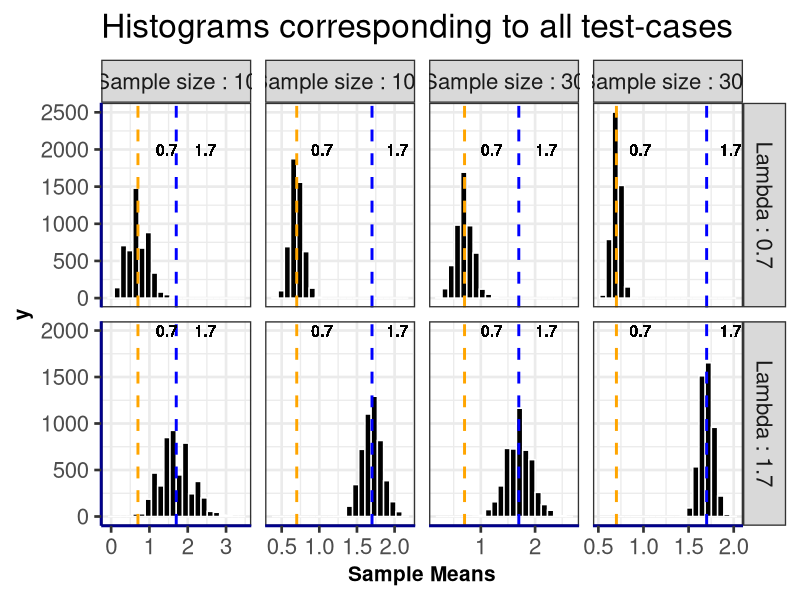
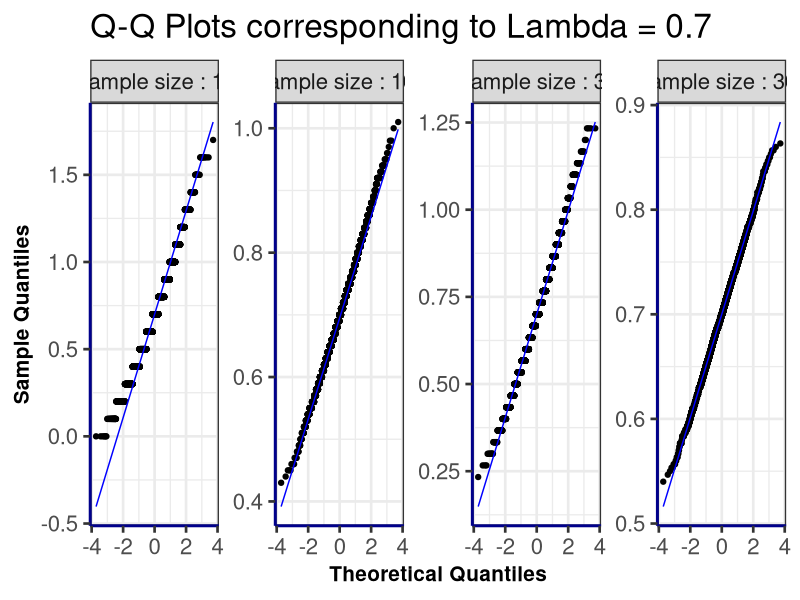
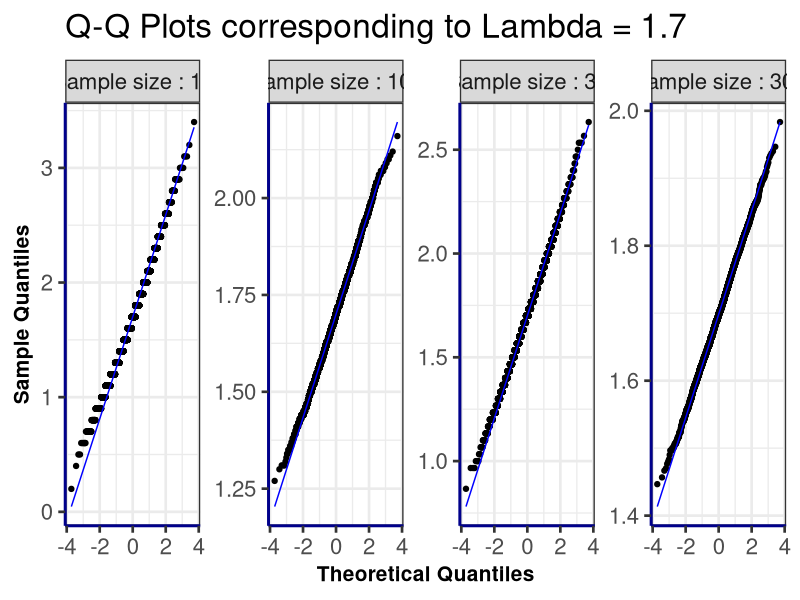
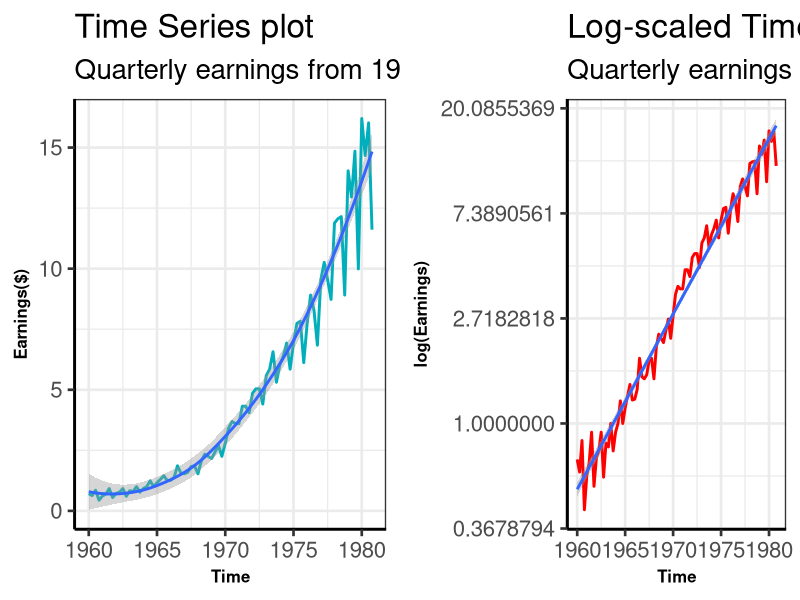
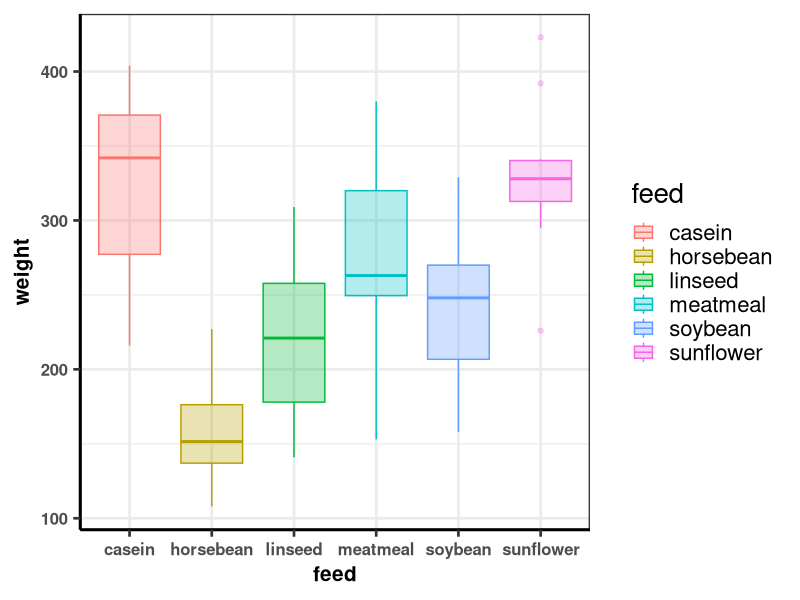
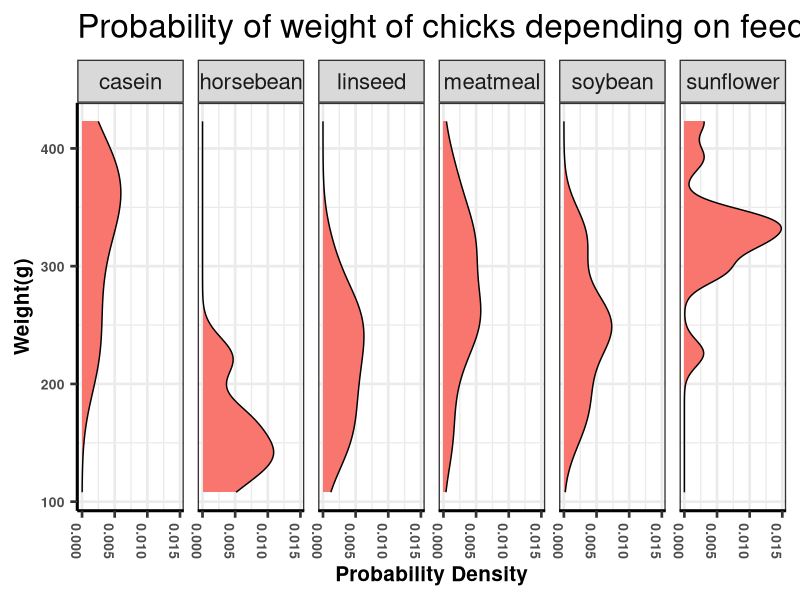
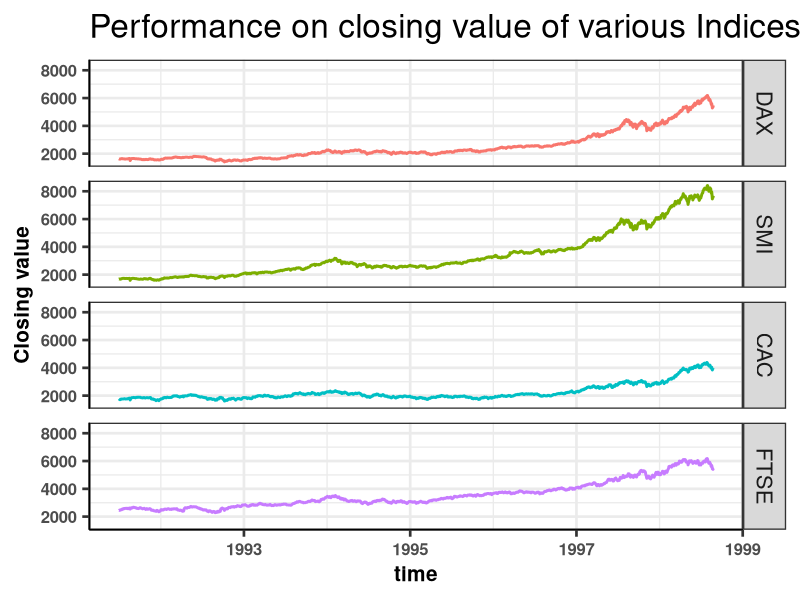
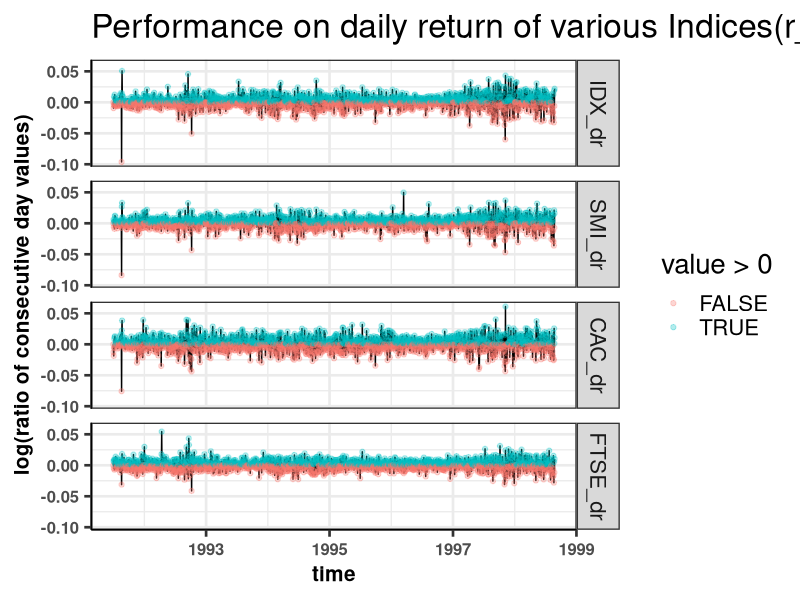

Recreate these plots in R, in order.
library(ggplot2)
library(gridExtra)
library(reshape2)
library(ggpubr)
theme_set(theme_bw())

###################################################

theme_set(theme_bw(20))

# creating empty dataframe
cumulative_df = data.frame(means = numeric(0), samp_size = character(0), lambda = character(0))

# data generating function
problem_1 = function(lambda, sample_size, sim_size) {
  samplings_mean_vec = replicate(sim_size, mean(rpois(sample_size, lambda)))
  samplings_mean_df = data.frame(samplings_mean_vec, rep(paste("Sample size :", sample_size, sep = " "), sim_size), rep(paste("Lambda :",
                                                                                                                              lambda, sep = " "), sim_size))
  return(samplings_mean_df)
}

lambdas = c(0.7, 1.7)  # two different lambda values

test_cases = c(10, 30, 100, 300)  # different samples sizes

simulation_size = 5000  # no of smaplings for each lambda and each sample size

# populating dataframe with data
for (lambda in lambdas) {
  for (test in test_cases) {
    cumulative_df = rbind(cumulative_df, problem_1(lambda, test, simulation_size))
  }
}
colnames(cumulative_df) = c("means", "samp_size", "lambda")

# Histograms
ggplot(cumulative_df) + aes(x = means) + geom_histogram(color = "white", fill = "black", bins = 22) + geom_vline(xintercept = 0.7, linetype = "dashed",
                                                                                                                 color = "orange", size = 1) + geom_vline(xintercept = 1.7, linetype = "dashed", color = "blue", size = 1) + facet_grid(lambda ~ samp_size,
                                                                                                                                                                                                                                        scales = "free") + theme(axis.line = element_line(colour = "darkblue", size = 1, linetype = "solid"), axis.title.x = element_text(face = "bold",
                                                                                                                                                                                                                                                                                                                                                                          size = 15), axis.title.y = element_text(face = "bold", size = 15)) + geom_text(aes(0.6, 2000, label = 0.7, hjust = -1)) + geom_text(aes(1.6,
                                                                                                                                                                                                                                                                                                                                                                                                                                                                                                                  2000, label = 1.7, hjust = -1)) + labs(title = "Histograms corresponding to all test-cases", x = "Sample Means")

head(cumulative_df[cumulative_df$lambda == "Lambda : 0.7", ])

# Q-Q Plots
for (lambda in lambdas) {
  df = cumulative_df[cumulative_df$lambda == paste("Lambda :", lambda, sep = " "), ]
  
  print(ggplot(data = df, aes(sample = means)) + geom_qq() + geom_qq_line(color = "blue") + facet_wrap(vars(samp_size), scales = "free_y",
                                                                                                       nrow = 1) + theme(axis.line = element_line(colour = "darkblue", size = 1, linetype = "solid"), axis.title.x = element_text(face = "bold",
                                                                                                                                                                                                                                  size = 15), axis.title.y = element_text(face = "bold", size = 15)) + labs(title = paste("Q-Q Plots corresponding to Lambda =", lambda,
                                                                                                                                                                                                                                                                                                                          sep = " "), x = "Theoretical Quantiles", y = "Sample Quantiles"))
}

############################################

problem_2 = function() {
  jj_earnings_df = data.frame(time = time(JohnsonJohnson), earnings = JohnsonJohnson)
  
  line = ggplot(data = jj_earnings_df, aes(x = time, y = earnings)) + geom_line(color = "#00AFBB", size = 1) + geom_smooth() + theme(axis.line = element_line(colour = "black",
                                                                                                                                                              size = 1, linetype = "solid"), axis.title.x = element_text(face = "bold", size = 12), axis.title.y = element_text(face = "bold",
                                                                                                                                                                                                                                                                                size = 12)) + labs(title = "Time Series plot", subtitle = "Quarterly earnings from 1960 - 1980", x = "Time", y = "Earnings($)")
  
  log = ggplot(data = jj_earnings_df, aes(x = time, y = earnings)) + geom_line(color = "red", size = 1) + scale_y_continuous(trans = "log") +
    geom_smooth(method = "lm") + theme(axis.line = element_line(colour = "black", size = 1, linetype = "solid"), axis.title.x = element_text(face = "bold",
                                                                                                                                             size = 12), axis.title.y = element_text(face = "bold", size = 12)) + labs(title = "Log-scaled Time Series plot", subtitle = "Quarterly earnings from 1960 - 1980",
                                                                                                                                                                                                                       x = "Time", y = "log(Earnings)")
  
  figure = ggarrange(line, log, ncol = 2)
  return(figure)
}
print(problem_2())

############################################

problem_3 = function() {
  chickwts_df = data.frame(chickwts)
  
  #
  print(ggplot(chickwts_df, aes(x = feed, y = weight, fill = feed)) + aes(color = feed) + geom_boxplot(alpha = 0.3) + theme(axis.line = element_line(colour = "black",
                                                                                                                                                     size = 1, linetype = "solid"), axis.title.x = element_text(face = "bold", size = 15), axis.title.y = element_text(face = "bold",
                                                                                                                                                                                                                                                                       size = 15), axis.text.x = element_text(face = "bold", size = 12), axis.text.y = element_text(face = "bold", size = 12)))
  
  # Probability densities
  print(ggplot(chickwts_df) + geom_density(aes(y = weight, fill = "f8766d")) + facet_grid(~feed) + theme(axis.line = element_line(colour = "black",
                                                                                                                                  size = 1, linetype = "solid"), axis.title.x = element_text(face = "bold", size = 15), axis.title.y = element_text(face = "bold",
                                                                                                                                                                                                                                                    size = 15), axis.text.x = element_text(angle = -90, face = "bold", size = 10), axis.text.y = element_text(face = "bold", size = 10),
                                                                                                         legend.position = "none") + labs(title = "Probability of weight of chicks depending on feed", x = "Probability Density", y = "Weight(g)"))
}
problem_3()

############################################
time = data.frame(time = time(EuStockMarkets))
data = data.frame(EuStockMarkets)
n = nrow(data)

for (i in 1:4) {
  temp_dr = c(0)
  temp_inv = c(1000)
  for (j in 2:n) {
    k = log(data[j, i]/data[j - 1, i])
    temp_dr = c(temp_dr, k)
    temp_inv = c(temp_inv, temp_inv[j - 1] * exp(k))
  }
  
  if (i == 1) {
    dr_df = data.frame(IDX_dr = temp_dr)
    investment_df = data.frame(IDX_inv = temp_inv)
  } else {
    dr_df[paste(names(data)[i], "dr", sep = "_")] = data.frame(temp_dr)
    investment_df[paste(names(data)[i], "inv", sep = "_")] = data.frame(temp_inv)
  }
}

inv_melt = melt(cbind(time, investment_df), id = c("time"), value.name = "value")

pt_melt = melt(cbind(time, data), id = c("time"), value.name = "value")

dr_melt = melt(cbind(time, dr_df), id = c("time"), value.name = "value")

print(ggplot(pt_melt) + aes(x = time, y = value) + geom_line(aes(color = variable), size = 1) + facet_grid(vars(variable)) + labs(title = "Performance on closing value of various Indices(P_t)",
                                                                                                                                  y = "Closing value") + theme(axis.line = element_line(colour = "black", size = 0.6, linetype = "solid"), axis.title.x = element_text(face = "bold",
                                                                                                                                                                                                                                                                       size = 15), axis.title.y = element_text(face = "bold", size = 15), axis.text.x = element_text(face = "bold", size = 12), axis.text.y = element_text(face = "bold",
                                                                                                                                                                                                                                                                                                                                                                                                                           size = 12), legend.position = "none"))



print(ggplot(dr_melt) + aes(x = time, y = value) + geom_line() + geom_point(alpha = 0.3, aes(colour = value > 0)) + facet_grid(vars(variable)) +
        labs(title = "Performance on daily return of various Indices(r_t)", y = "log(ratio of consecutive day values)") + theme(axis.line = element_line(colour = "black",
                                                                                                                                                         size = 0.6, linetype = "solid"), axis.title.x = element_text(face = "bold", size = 15), axis.title.y = element_text(face = "bold", size = 15),
                                                                                                                                axis.text.x = element_text(face = "bold", size = 12), axis.text.y = element_text(face = "bold", size = 12)))

print(ggplot(pt_melt) + aes(x = value) + geom_histogram(aes(color = variable), bins = 50) + facet_grid(vars(variable)) + labs(title = "Deviation of closing value of various indices from its centrality",
                                                                                                                              y = "Count", x = "Closing Value") + theme(axis.line = element_line(colour = "black", size = 0.6, linetype = "solid"), axis.title.x = element_text(face = "bold",
                                                                                                                                                                                                                                                                                size = 15), axis.title.y = element_text(face = "bold", size = 15), axis.text.x = element_text(face = "bold", size = 12), axis.text.y = element_text(face = "bold",
                                                                                                                                                                                                                                                                                                                                                                                                                                    size = 12), legend.position = "none"))

